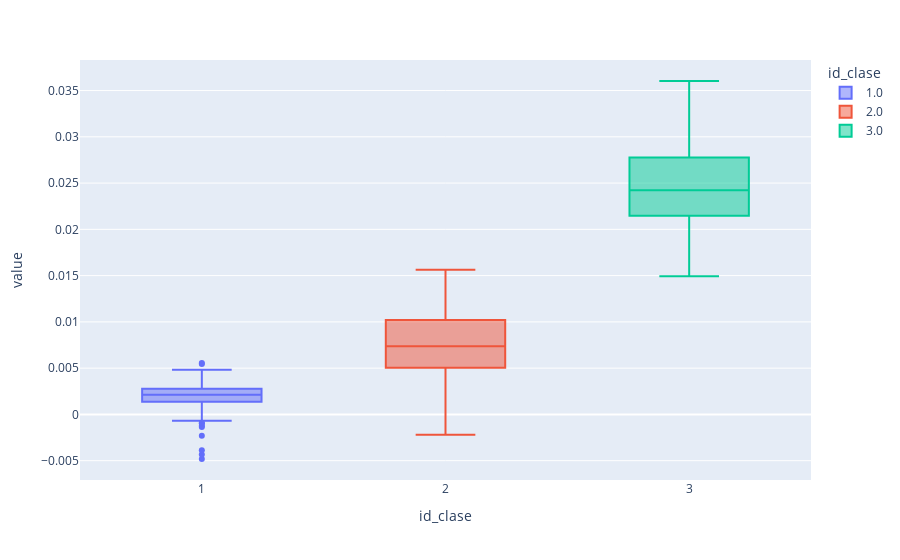

The notebook cell this image was saved under:
### Code cell
px.box(sitios_gr_melt.query("(id_clase == 1 | id_clase == 2 |  id_clase == 3) & Bands == 'B1'"), x = 'id_clase', color = 'id_clase', y = 'value', hover_data=["index","id_clase"])

### Figure 1 — Plotly figure (JSON) as saved in the notebook; plotly's stock layout.template omitted (floating-point values rounded to 4 significant figures; data arrays with more than 128 entries replaced by an {"elided": "..."} marker saying what was removed)
{"data": [{"alignmentgroup": "True", "customdata": {"elided": "192x1 int values"}, "hovertemplate": "id_clase=%{x}<br>value=%{y}<br>index=%{customdata[0]}<extra></extra>", "legendgroup": "1.0", "marker": {"color": "#636efa"}, "name": "1.0", "notched": false, "offsetgroup": "1.0", "orientation": "v", "showlegend": true, "type": "box", "x": {"elided": "192 int values"}, "x0": " ", "xaxis": "x", "y": {"elided": "192 float values"}, "y0": " ", "yaxis": "y"}, {"alignmentgroup": "True", "customdata": {"elided": "177x1 int values"}, "hovertemplate": "id_clase=%{x}<br>value=%{y}<br>index=%{customdata[0]}<extra></extra>", "legendgroup": "2.0", "marker": {"color": "#EF553B"}, "name": "2.0", "notched": false, "offsetgroup": "2.0", "orientation": "v", "showlegend": true, "type": "box", "x": {"elided": "177 int values"}, "x0": " ", "xaxis": "x", "y": {"elided": "177 float values"}, "y0": " ", "yaxis": "y"}, {"alignmentgroup": "True", "customdata": {"elided": "146x1 int values"}, "hovertemplate": "id_clase=%{x}<br>value=%{y}<br>index=%{customdata[0]}<extra></extra>", "legendgroup": "3.0", "marker": {"color": "#00cc96"}, "name": "3.0", "notched": false, "offsetgroup": "3.0", "orientation": "v", "showlegend": true, "type": "box", "x": {"elided": "146 int values"}, "x0": " ", "xaxis": "x", "y": {"elided": "146 float values"}, "y0": " ", "yaxis": "y"}], "layout": {"boxmode": "overlay", "legend": {"title": {"text": "id_clase"}, "tracegroupgap": 0}, "margin": {"t": 60}, "xaxis": {"anchor": "y", "categoryarray": [1, 2, 3], "categoryorder": "array", "domain": [0, 1], "title": {"text": "id_clase"}}, "yaxis": {"anchor": "x", "domain": [0, 1], "title": {"text": "value"}}}}
